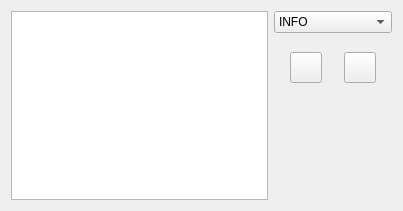
<?xml version="1.0" encoding="UTF-8"?>
<ui version="4.0">
 <class>QArrangementLabellingLogWidget</class>
 <widget class="QWidget" name="QArrangementLabellingLogWidget">
  <property name="geometry">
   <rect>
    <x>0</x>
    <y>0</y>
    <width>403</width>
    <height>211</height>
   </rect>
  </property>
  <property name="windowTitle">
   <string>Logger</string>
  </property>
  <layout class="QHBoxLayout" name="horizontalLayout">
   <item>
    <widget class="QTextEdit" name="_textEdit"/>
   </item>
   <item>
    <layout class="QVBoxLayout" name="verticalLayout">
     <item>
      <widget class="QComboBox" name="_comboBoxLogLevel">
       <property name="currentIndex">
        <number>2</number>
       </property>
       <item>
        <property name="text">
         <string>DEBUG</string>
        </property>
       </item>
       <item>
        <property name="text">
         <string>TRACE</string>
        </property>
       </item>
       <item>
        <property name="text">
         <string>INFO</string>
        </property>
       </item>
       <item>
        <property name="text">
         <string>WARNING</string>
        </property>
       </item>
       <item>
        <property name="text">
         <string>ERROR</string>
        </property>
       </item>
       <item>
        <property name="text">
         <string>FATAL_ERROR</string>
        </property>
       </item>
      </widget>
     </item>
     <item>
      <layout class="QGridLayout" name="gridLayout">
       <item row="0" column="0">
        <spacer name="verticalSpacer_3">
         <property name="orientation">
          <enum>Qt::Vertical</enum>
         </property>
         <property name="sizeType">
          <enum>QSizePolicy::Fixed</enum>
         </property>
         <property name="sizeHint" stdset="0">
          <size>
           <width>20</width>
           <height>13</height>
          </size>
         </property>
        </spacer>
       </item>
       <item row="0" column="1">
        <spacer name="verticalSpacer_4">
         <property name="orientation">
          <enum>Qt::Vertical</enum>
         </property>
         <property name="sizeType">
          <enum>QSizePolicy::Fixed</enum>
         </property>
         <property name="sizeHint" stdset="0">
          <size>
           <width>20</width>
           <height>13</height>
          </size>
         </property>
        </spacer>
       </item>
       <item row="1" column="0">
        <widget class="QToolButton" name="_toolButtonClear">
         <property name="toolTip">
          <string>Clear log</string>
         </property>
         <property name="text">
          <string/>
         </property>
         <property name="icon">
          <iconset resource="../rc/old/RessourcesQLabelling.qrc">
           <normaloff>:/QLabelling/edit-clear.png</normaloff>:/QLabelling/edit-clear.png</iconset>
         </property>
         <property name="iconSize">
          <size>
           <width>24</width>
           <height>24</height>
          </size>
         </property>
        </widget>
       </item>
       <item row="1" column="1">
        <widget class="QToolButton" name="_toolButtonSave">
         <property name="enabled">
          <bool>true</bool>
         </property>
         <property name="toolTip">
          <string>Save log</string>
         </property>
         <property name="text">
          <string/>
         </property>
         <property name="icon">
          <iconset resource="../rc/old/RessourcesQLabelling.qrc">
           <normaloff>:/QLabelling/document-save.png</normaloff>:/QLabelling/document-save.png</iconset>
         </property>
         <property name="iconSize">
          <size>
           <width>24</width>
           <height>24</height>
          </size>
         </property>
         <property name="shortcut">
          <string>Enter</string>
         </property>
        </widget>
       </item>
       <item row="2" column="0">
        <spacer name="verticalSpacer">
         <property name="orientation">
          <enum>Qt::Vertical</enum>
         </property>
         <property name="sizeHint" stdset="0">
          <size>
           <width>20</width>
           <height>40</height>
          </size>
         </property>
        </spacer>
       </item>
       <item row="2" column="1">
        <spacer name="verticalSpacer_2">
         <property name="orientation">
          <enum>Qt::Vertical</enum>
         </property>
         <property name="sizeHint" stdset="0">
          <size>
           <width>20</width>
           <height>40</height>
          </size>
         </property>
        </spacer>
       </item>
      </layout>
     </item>
    </layout>
   </item>
  </layout>
 </widget>
 <resources>
  <include location="../rc/old/RessourcesQLabelling.qrc"/>
 </resources>
 <connections/>
</ui>
